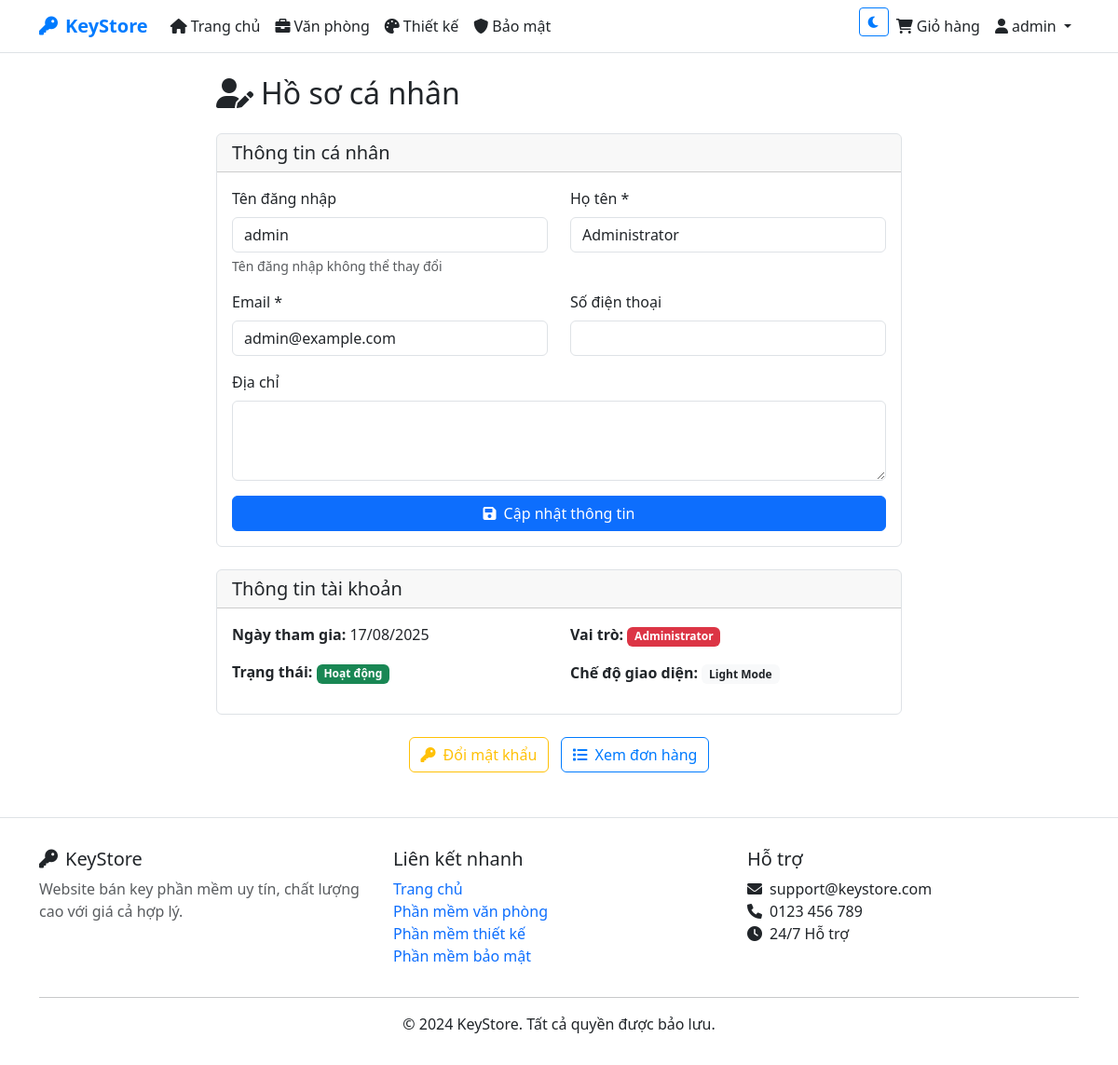
The app's page /profile.php (signed in) with its own data.
### tables this page shows
CREATE TABLE users (
    id INT AUTO_INCREMENT PRIMARY KEY,
    username VARCHAR(50) UNIQUE NOT NULL,
    email VARCHAR(100) UNIQUE NOT NULL,
    password VARCHAR(255) NOT NULL,
    full_name VARCHAR(100) NOT NULL,
    phone VARCHAR(20),
    address TEXT,
    dark_mode BOOLEAN DEFAULT FALSE,
    is_admin BOOLEAN DEFAULT FALSE,
    created_at TIMESTAMP DEFAULT CURRENT_TIMESTAMP,
    updated_at TIMESTAMP DEFAULT CURRENT_TIMESTAMP ON UPDATE CURRENT_TIMESTAMP
);

### includes/functions.php (called while the page is built, shortened)
<?php
require_once __DIR__ . '/../config/database.php';
function isLoggedIn() {
    return isset($_SESSION['user_id']);
}
function getCurrentUser() {
    return fetchOne("SELECT * FROM users WHERE id = ?", [$_SESSION['user_id']]);
}
?>

### config/database.php (called while the page is built, shortened)
<?php
try {
    $pdo = new PDO(
        "mysql:host=" . DB_HOST . ";dbname=" . DB_NAME . ";charset=utf8mb4",
        DB_USER,
        DB_PASS,
        [
            PDO::ATTR_ERRMODE => PDO::ERRMODE_EXCEPTION,
            PDO::ATTR_DEFAULT_FETCH_MODE => PDO::FETCH_ASSOC,
            PDO::ATTR_EMULATE_PREPARES => false
        ]
    );
} catch (PDOException $e) {
    die("Lỗi kết nối database: " . $e->getMessage());
}
function executeQuery($sql, $params = []) {
    global $pdo;
    try {
        $stmt = $pdo->prepare($sql);
        $stmt->execute($params);
        return $stmt;
    } catch (PDOException $e) {
        die("Lỗi thực thi query: " . $e->getMessage());
    }
}
function fetchOne($sql, $params = []) {
    $stmt = executeQuery($sql, $params);
    return $stmt->fetch();
}
?>

### profile.php (the view, shortened to what this page needs)
<?php
require_once 'includes/functions.php';
require_once 'includes/header.php';
?>
<div class="row">
    <div class="col-lg-8 mx-auto">
        <h2 class="mb-4"><i class="fas fa-user-edit me-2"></i>Hồ sơ cá nhân</h2>
        <div class="card">
            <div class="card-header">
                <h5 class="mb-0">Thông tin cá nhân</h5>
            </div>
            <div class="card-body">
                <form method="POST" action="">
                    <div class="row">
                        <div class="col-md-6 mb-3">
                            <label for="username" class="form-label">Tên đăng nhập</label>
                            <input type="text" class="form-control" id="username"
                                   value="<?php echo htmlspecialchars($currentUser['username']); ?>" readonly>
                            <div class="form-text">Tên đăng nhập không thể thay đổi</div>
                        </div>
                        <div class="col-md-6 mb-3">
                            <label for="full_name" class="form-label">Họ tên *</label>
                            <input type="text" class="form-control" id="full_name" name="full_name"
                                   value="<?php echo htmlspecialchars($currentUser['full_name']); ?>" required>
                        </div>
                    </div>
                    <div class="row">
                        <div class="col-md-6 mb-3">
                            <label for="email" class="form-label">Email *</label>
                            <input type="email" class="form-control" id="email" name="email"
                                   value="<?php echo htmlspecialchars($currentUser['email']); ?>" required>
                        </div>
                        <div class="col-md-6 mb-3">
                            <label for="phone" class="form-label">Số điện thoại</label>
                            <input type="tel" class="form-control" id="phone" name="phone"
                                   value="<?php echo htmlspecialchars($currentUser['phone'] ?? ''); ?>">
                        </div>
                    </div>
                    <div class="mb-3">
                        <label for="address" class="form-label">Địa chỉ</label>
                        <textarea class="form-control" id="address" name="address" rows="3"><?php echo htmlspecialchars($currentUser['address'] ?? ''); ?></textarea>
                    </div>
                    <div class="d-grid">
                        <button type="submit" class="btn btn-primary">
                            <i class="fas fa-save me-2"></i>Cập nhật thông tin
                        </button>
                    </div>
                </form>
            </div>
        </div>
        <div class="card mt-4">
            <div class="card-header">
                <h5 class="mb-0">Thông tin tài khoản</h5>
            </div>
            <div class="card-body">
                <div class="row">
                    <div class="col-md-6">
                        <p><strong>Ngày tham gia:</strong> <?php echo date('d/m/Y', strtotime($currentUser['created_at'])); ?></p>
                        <p><strong>Trạng thái:</strong>
                            <span class="badge bg-success">Hoạt động</span>
                        </p>
                    </div>
                    <div class="col-md-6">
                        <p><strong>Vai trò:</strong>
                            <?php if ($currentUser['is_admin']): ?>
                                <span class="badge bg-danger">Administrator</span>
                            <?php else: ?>
                                <span class="badge bg-primary">Người dùng</span>
                            <?php endif; ?>
                        </p>
                        <p><strong>Chế độ giao diện:</strong>
                            <?php if ($currentUser['dark_mode']): ?>
                                <span class="badge bg-dark">Dark Mode</span>
                            <?php else: ?>
                                <span class="badge bg-light text-dark">Light Mode</span>
                            <?php endif; ?>
                        </p>
                    </div>
                </div>
            </div>
        </div>
        <div class="text-center mt-4">
            <a href="change_password.php" class="btn btn-outline-warning me-2">
                <i class="fas fa-key me-2"></i>Đổi mật khẩu
            </a>
            <a href="orders.php" class="btn btn-outline-primary">
                <i class="fas fa-list me-2"></i>Xem đơn hàng
            </a>
        </div>
    </div>
</div>
<?php require_once 'includes/footer.php'; ?>

### includes/header.php (shortened to what this page needs)
<?php
$isAdminPage = strpos($_SERVER['REQUEST_URI'], '/admin/') !== false;
if ($isAdminPage) {
    require_once __DIR__ . '/functions.php';
} else {
    require_once __DIR__ . '/functions.php';
}
$currentUser = getCurrentUser();
?>
<!DOCTYPE html>
<html lang="vi">
<head>
    <link href="https://cdn.jsdelivr.net/npm/bootstrap@5.3.0/dist/css/bootstrap.min.css" rel="stylesheet">
    <link href="https://cdnjs.cloudflare.com/ajax/libs/font-awesome/6.0.0/css/all.min.css" rel="stylesheet">
</head>
<body>
    <nav class="navbar navbar-expand-lg navbar-light">
        <div class="container">
            <?php
            $baseUrl = '';
            ?>
            <a class="navbar-brand" href="<?php echo $baseUrl; ?>index.php">
                <i class="fas fa-key me-2"></i>KeyStore
            </a>
            <div class="collapse navbar-collapse" id="navbarNav">
                <ul class="navbar-nav me-auto">
                    <li class="nav-item">
                        <a class="nav-link" href="<?php echo $baseUrl; ?>index.php">
                            <i class="fas fa-home me-1"></i>Trang chủ
                        </a>
                    </li>
                    <li class="nav-item">
                        <a class="nav-link" href="<?php echo $baseUrl; ?>index.php?category=1">
                            <i class="fas fa-briefcase me-1"></i>Văn phòng
                        </a>
                    </li>
                    <li class="nav-item">
                        <a class="nav-link" href="<?php echo $baseUrl; ?>index.php?category=2">
                            <i class="fas fa-palette me-1"></i>Thiết kế
                        </a>
                    </li>
                    <li class="nav-item">
                        <a class="nav-link" href="<?php echo $baseUrl; ?>index.php?category=3">
                            <i class="fas fa-shield-alt me-1"></i>Bảo mật
                        </a>
                    </li>
                </ul>
                <ul class="navbar-nav">
                    <li class="nav-item">
                        <button class="btn btn-outline-primary btn-sm" id="darkModeToggle">
                            <i class="fas fa-moon" id="darkModeIcon"></i>
                        </button>
                    </li>
                    <?php if (isLoggedIn()): ?>
                    <li class="nav-item">
                        <a class="nav-link position-relative" href="<?php echo $baseUrl; ?>cart.php">
                            <i class="fas fa-shopping-cart me-1"></i>Giỏ hàng
                        </a>
                    </li>
                    <?php endif; ?>
                    <?php if (isLoggedIn()): ?>
                    <li class="nav-item dropdown">
                        <a class="nav-link dropdown-toggle" href="#" id="navbarDropdown" role="button" data-bs-toggle="dropdown">
                            <i class="fas fa-user me-1"></i><?php echo htmlspecialchars($currentUser['username']); ?>
                        </a>
                    </li>
                    <?php endif; ?>
                </ul>
            </div>
        </div>
    </nav>
    <main class="container my-4">

### includes/header.php (style rules this page uses)
:root { --primary-color: #007bff; --secondary-color: #6c757d; --success-color: #28a745; --danger-color: #dc3545; --warning-color: #ffc107; --info-color: #17a2b8; --light-color: #f8f9fa; --dark-color: #343a40; --body-bg: #ffffff; --body-color: #212529; --card-bg: #ffffff; --border-color: #dee2e6; }
body { background-color: var(--body-bg); color: var(--body-color); transition: background-color 0.3s, color 0.3s; }
.card { background-color: var(--card-bg); border-color: var(--border-color); }
.navbar { background-color: var(--card-bg) !important; border-bottom: 1px solid var(--border-color); }
.navbar-brand { font-weight: bold; color: var(--primary-color) !important; }
.nav-link { color: var(--body-color) !important; }
.btn-outline-primary { border-color: var(--primary-color); color: var(--primary-color); }

### records on screen
users: username "admin", full_name "Administrator", email "admin@example.com", created_at "17/08/2025"
